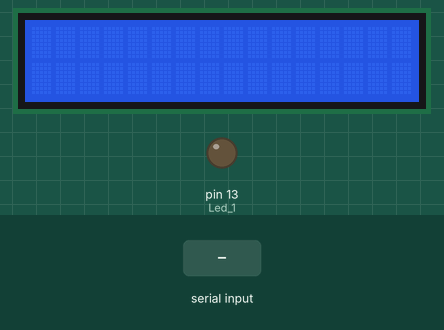
This sketch was run on a simulated Arduino Uno, built with avr-gcc and run on an emulated ATmega328P. Parts: 16×2 character LCD, output pins drawn as LEDs (lit = HIGH). The test bench sets the inputs (shaded band).

Above: at 1.2 s.
1.3 s: "W" received over Serial
At 2.0 s:
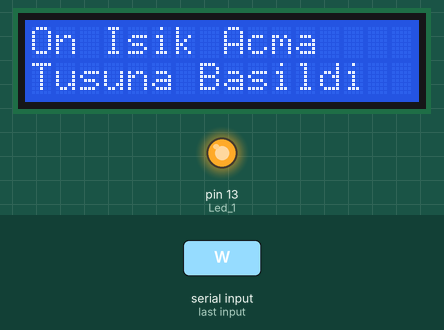
4.3 s: "w" received over Serial
At 5.4 s:
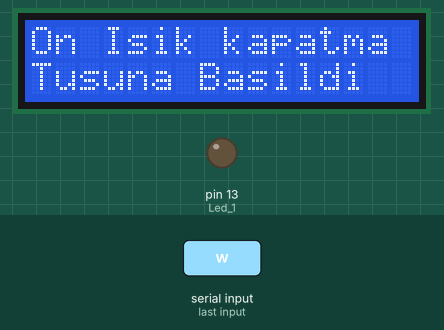
7.3 s: "B" received over Serial
At 8.8 s:
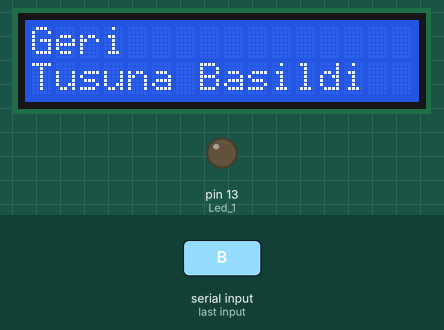
10.3 s: "R" received over Serial
At 12.0 s:
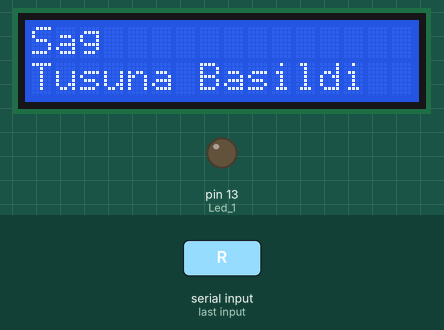
13.3 s: "F" received over Serial
At 14.2 s:
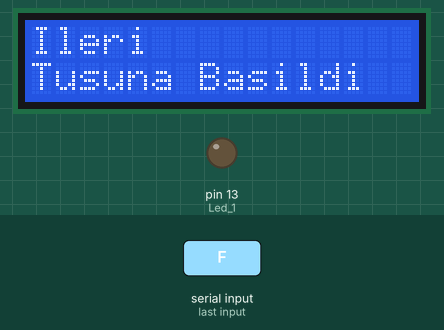
14.8 s: "L" received over Serial
At 15.6 s:
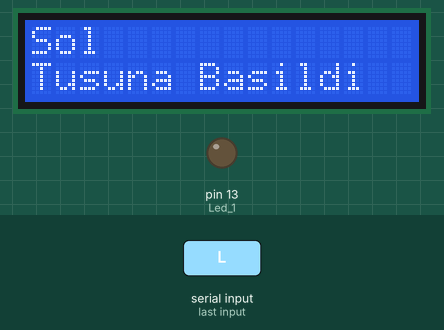
Timing chart, 0 to 17.8 s (numbered marks = the images above; inputs shaded):
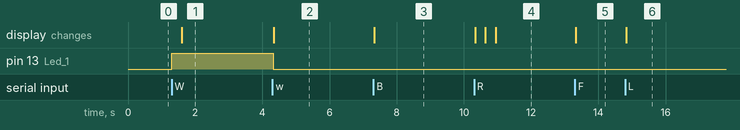

Measured:
- after the input at 1.3 s, pin 13 (Led_1): LOW → HIGH at once; the display: changes after 0.30 s (image 1)
- after the input at 4.3 s, pin 13 (Led_1): HIGH → LOW at once; the display: changes at once (image 2)
- after the input at 7.3 s, the display: changes at once (image 3)
- after the input at 10.3 s, the display: changes at once (image 4)
- after the input at 13.3 s, the display: changes at once (image 5)
- after the input at 14.8 s, the display: changes at once (image 6)

The sketch:

bluetooth.ino
```cpp
#include <LiquidCrystal.h>
#define Led_1 13
LiquidCrystal lcd(8, 7, 6, 5, 4, 3);

char veri;

void setup() {
  Serial.begin(9600);
  pinMode(Led_1,OUTPUT);
  lcd.begin(16,2);
}

void loop() {
  if(Serial.available())
  {
    veri=Serial.read();
    }
    if (veri=='F'){
  lcd.clear();
    delay(10);
  lcd.setCursor(0, 0);
  lcd.print("Ileri");
  lcd.setCursor(0, 1);
  lcd.print("Tusuna Basildi ");
    delay(10);
      }
      if (veri=='B'){
  lcd.clear();
    delay(10);
  lcd.setCursor(0, 0);
  lcd.print("Geri");
  lcd.setCursor(0, 1);
  lcd.print("Tusuna Basildi ");
    delay(10);
      }
      if (veri=='L'){
  lcd.clear();
    delay(10);
  lcd.setCursor(0, 0);
  lcd.print("Sol");
  lcd.setCursor(0, 1);
  lcd.print("Tusuna Basildi ");
    delay(10);
      }
      if (veri=='R'){
  lcd.clear();
    delay(10);
  lcd.setCursor(0, 0);
  lcd.print("Sag ");
  lcd.setCursor(0, 1);
  lcd.print("Tusuna Basildi ");
    delay(10);
      }
      if (veri=='W'){
  digitalWrite(Led_1,HIGH);
  lcd.clear();
    delay(10);
  lcd.setCursor(0, 0);
  lcd.print("On Isik Acma");
  lcd.setCursor(0, 1);
  lcd.print("Tusuna Basildi ");
    delay(10);
      }
      if (veri=='w'){
  digitalWrite(Led_1,LOW);
  lcd.clear();
    delay(10);
  lcd.setCursor(0, 0);
  lcd.print("On Isik kapatma");
  lcd.setCursor(0, 1);
  lcd.print("Tusuna Basildi ");
    delay(10);
      }

}
```
